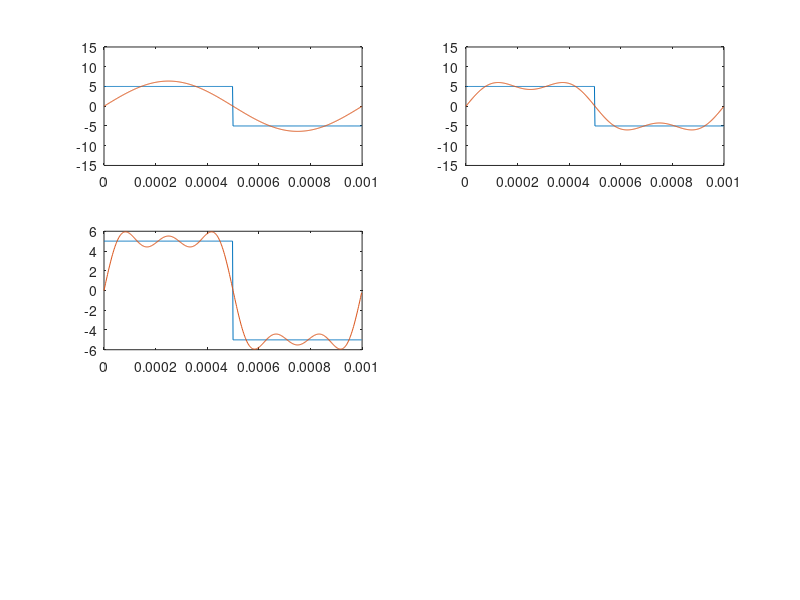

Here is the MATLAB script that generated this plot:
V=5; %the peak voltage
f0 = 1000; % Fundamental frequency in Hertz
w0 = 2*pi*f0; % Fundamental frequency in radians
T=1/f0; 
D=0.5; % pulse duty ratio
% plotting a square wave
dT=T/512; % incremental time,
t1=0:dT:D*T-dT; % Positive half period
t2=D*T:dT:T-dT; % Negative half period
t=[t1 t2]; %One complete period
v=V*[ones(size(t1)) -ones(size(t2))]; % square wave signal over a period 

V0=0;
V1= 4*V/pi;
V3= 4*V/(3*pi);
V5= 4*V/(5*pi);
V7= 4*V/(7*pi);
V9= 4*V/(9*pi);
v1 = V0+V1*sin(w0*t); % First (fundamental) harmonic
v13 = v1+V3*sin(3*w0*t); % First + Third harmonic
v135 =v13+V5*sin(5*w0*t); % First +Third +Fifth harmonic
subplot (3,2,1)
plot (t,v,t,v1)
axis ([ 0 .001 -15 15])
subplot(3,2,2)
plot(t,v,t,v13)
axis([0 .001 -15 15])
subplot(3,2,3)
plot(t,v,t,v135) 